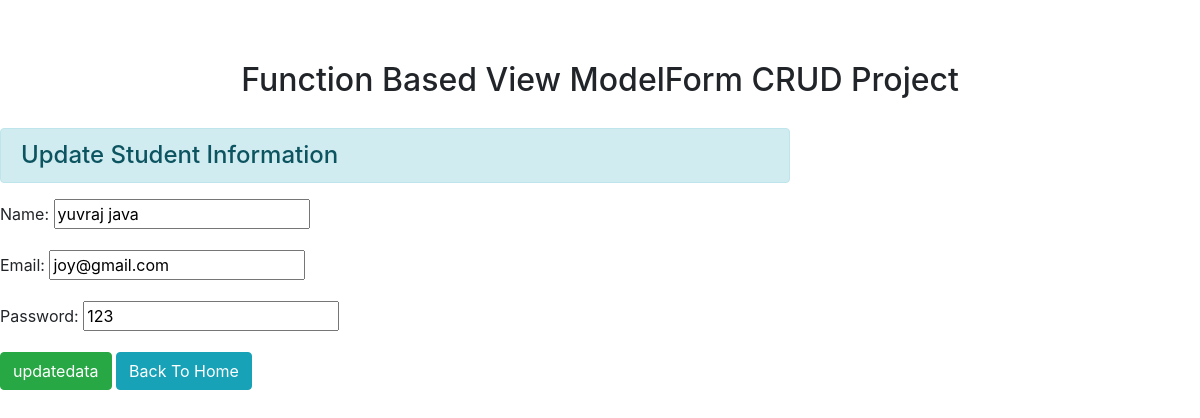
Screenshot of /3/ with the database file from the repository.
### enroll/models.py (models this page shows)
class User(models.Model):
    name=models.CharField(max_length=70)
    email=models.EmailField(max_length=100)
    password=models.CharField(max_length=100)

### enroll/views.py (the view)
# urls.py: path('<int:id>/',views.update_data,name="updatedata"),
def update_data(request,id):
    if request.method=="POST":
        pi=User.objects.get(pk=id)
        fm=StudentRegistration(request.POST,instance=pi)
        if fm.is_valid():
            fm.save()
    else:
        pi=User.objects.get(pk=id)
        fm=StudentRegistration(instance=pi)
    return render(request,'enroll/updatestudent.html' ,{'form':fm})

### enroll/forms.py
class StudentRegistration(forms.ModelForm):
    class Meta:
        model=User
        fields=['name','email','password']

### enroll/templates/enroll/updatestudent.html (shortened to what this page needs)
{% extends 'enroll/base.html' %}
{% block content %}
    <div class="row">
        <div class="col-sm-8 offset=2">
            <h4 class="alert alert-info"> Update Student Information </h4>
            <form action=""method="POST">
                {{form.as_p}}
                <input type="Submit" class="btn btn-success" value="updatedata">
                <a href="{% url 'addandshow'%}" class="btn btn-info">Back To Home </a>
            </form>
        </div>
    </div>
{% endblock content %}

### rows the page displays
User: name "yuvraj java", email "joy@gmail.com", password "123"
